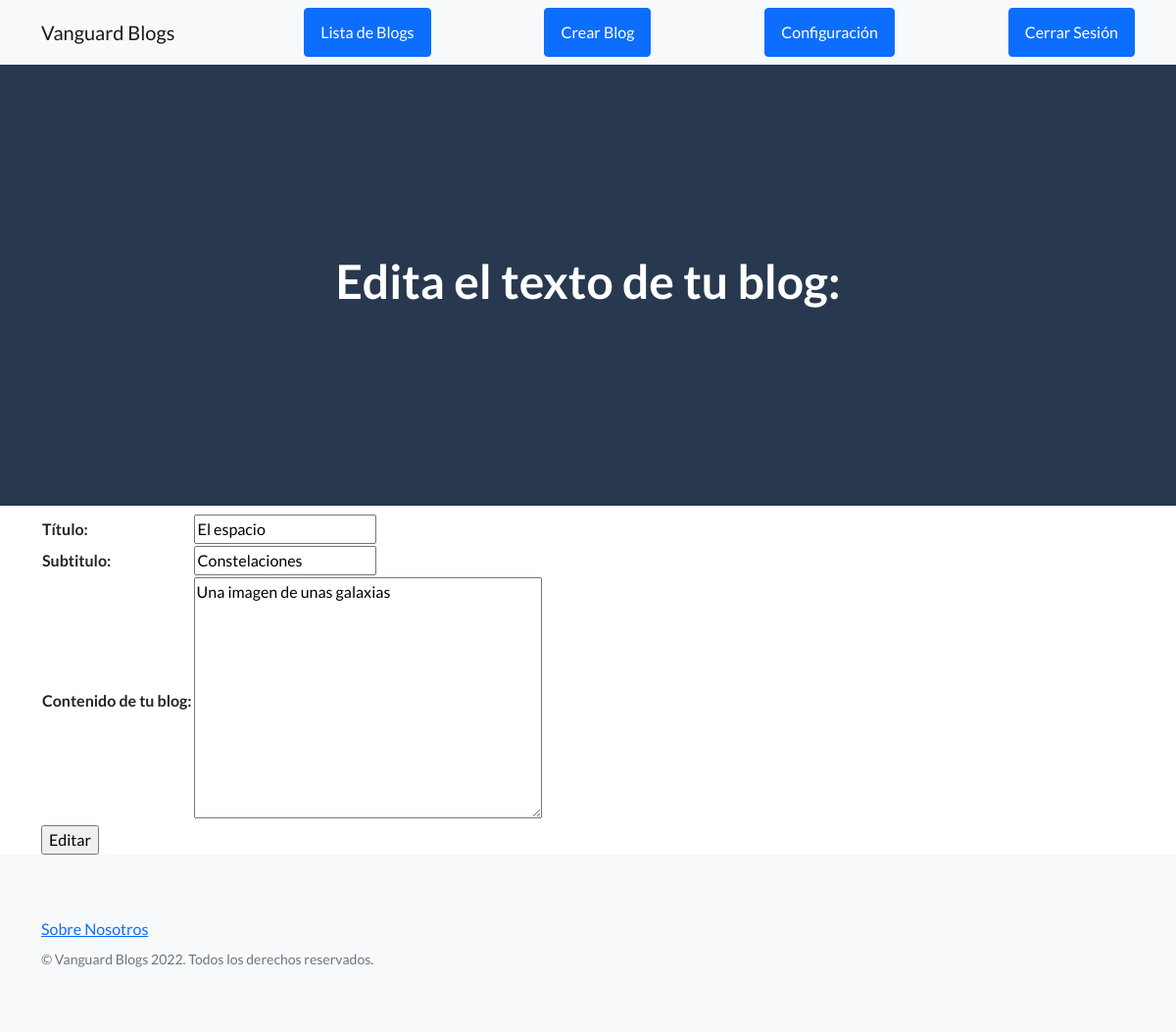
Page /editar_blog_usuario_texto/4 (signed in) on the committed database.
### app_blogs/models.py (models this page shows, shortened)
class Blog(models.Model):
    titulo = models.CharField(max_length=100)
    subtitulo = models.CharField(max_length=100)
    cuerpo = models.CharField(max_length=2000)
    fecha = models.DateTimeField(auto_now_add=True)
    imagen = models.ImageField(upload_to = 'blogs', null = True, blank = True)
    user = models.ForeignKey(User, on_delete=models.CASCADE)

### app_blogs/views.py (the view)
# urls.py: path('editar_blog_usuario_texto/<id_blog>', views.editar_blog_usuario_texto, name="Editar Blog"),
@login_required
def editar_blog_usuario_texto(request, id_blog):
    blog_a_editar = Blog.objects.get(id=id_blog)
    if blog_a_editar.user_id == request.user.id:
        if request.method == "POST":
            mi_formulario =  Blog_formulario_editar_texto(request.POST)
            if mi_formulario.is_valid():
                blog_a_editar.titulo = mi_formulario.cleaned_data['titulo']
                blog_a_editar.subtitulo = mi_formulario.cleaned_data['subtitulo']
                blog_a_editar.cuerpo = mi_formulario.cleaned_data['cuerpo']
                blog_a_editar.save()
                return redirect("Administrar Blogs")
            else:
                mensaje = "Hubo un error en los campos ingresados"
                mi_formulario= Blog_formulario_editar_texto(initial={"titulo":blog_a_editar.titulo, "subtitulo":blog_a_editar.subtitulo, "cuerpo":blog_a_editar.cuerpo})
                return render(request, "app_blogs/editar_blog.html", {"mi_formulario":mi_formulario, "mensaje":mensaje}  )
        else:
            mi_formulario =  Blog_formulario_editar_texto(initial={"titulo":blog_a_editar.titulo, "subtitulo":blog_a_editar.subtitulo, "cuerpo":blog_a_editar.cuerpo})
            return render(request, "app_blogs/editar_blog.html", {"mi_formulario":mi_formulario}  )
    else:
        return redirect("Inicio")

### app_blogs/forms.py
class Blog_formulario_editar_texto(forms.Form):
    titulo = forms.CharField(max_length=100, label="Título", required=True)
    subtitulo = forms.CharField(max_length=100, label="Subtitulo", required=True)
    cuerpo =  forms.CharField(max_length=2000, label="Contenido de tu blog", required=True, widget=forms.Textarea)

### app_blogs/templates/app_blogs/editar_blog.html (shortened to what this page needs)
{% extends "app_blogs/padre.html" %}
{% load static %}
{% block contenido_pagina %}
<header class="masthead">
    <div class="container position-relative">
        <div class="row justify-content-center">
            <div class="text-center text-white background-black">
                <h1>Edita el texto de tu blog:</h1>
            </div>
        </div>
    </div>
</header>
<div class="container position-relative">
    <div class="row justify-content-center">
        <form action="" method="POST" >
            <table>
                {{mi_formulario.as_table}}
            </table>
            <input type="submit", value="Editar">
        </form>
        </div>
    </div>
{% endblock %}

### rows in the picture
Blog: titulo "El espacio", subtitulo "Constelaciones", cuerpo "Una imagen de unas galaxias"
